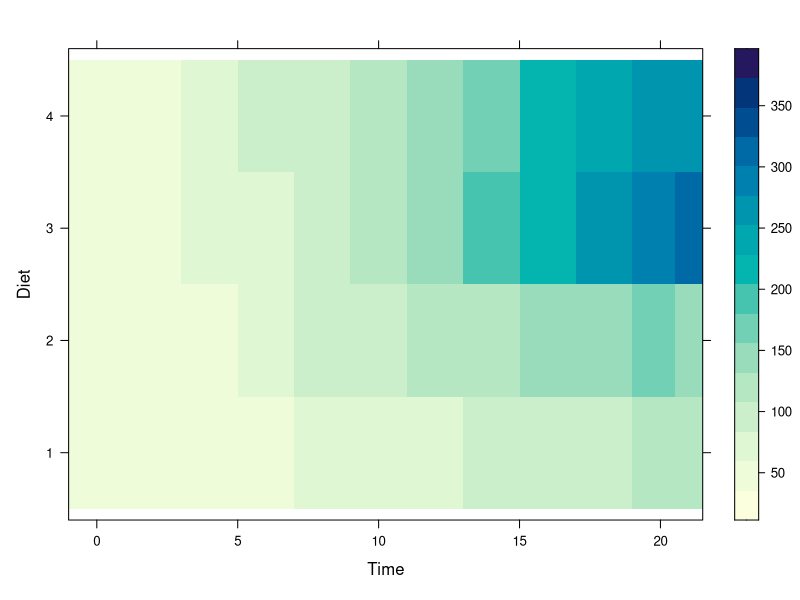
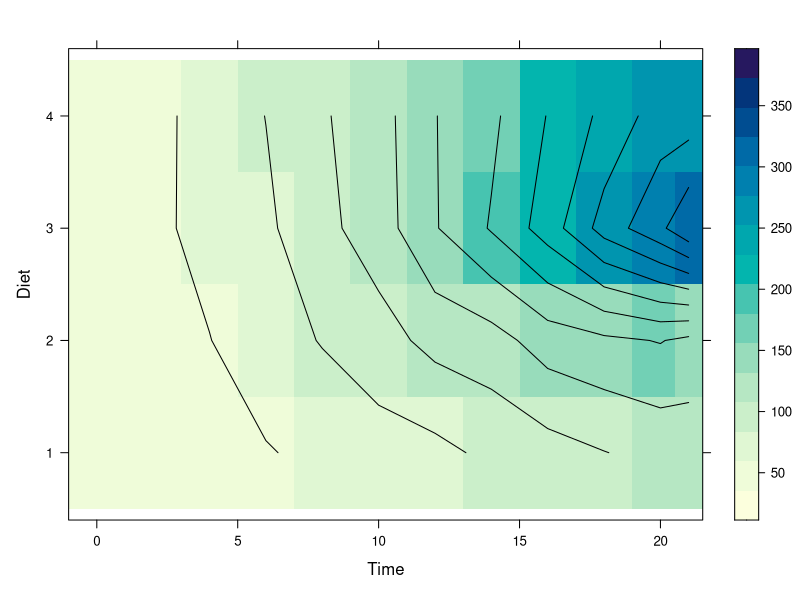
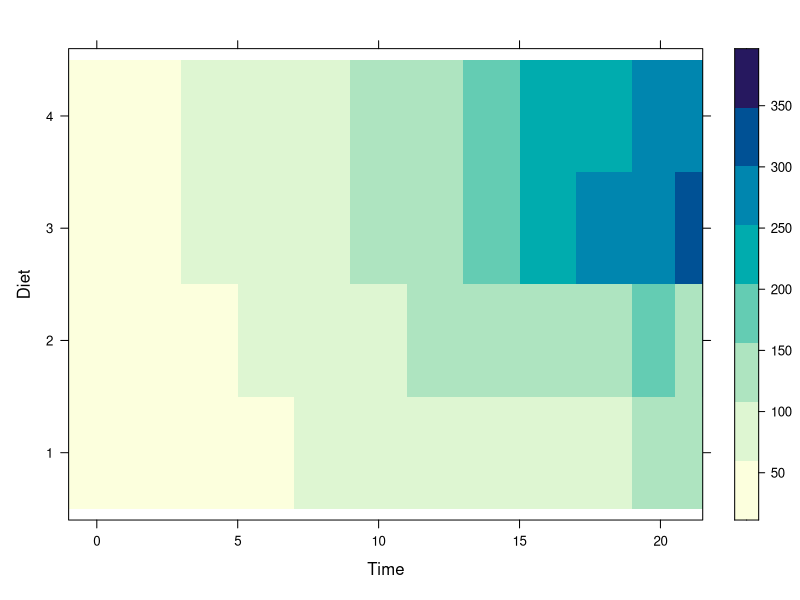
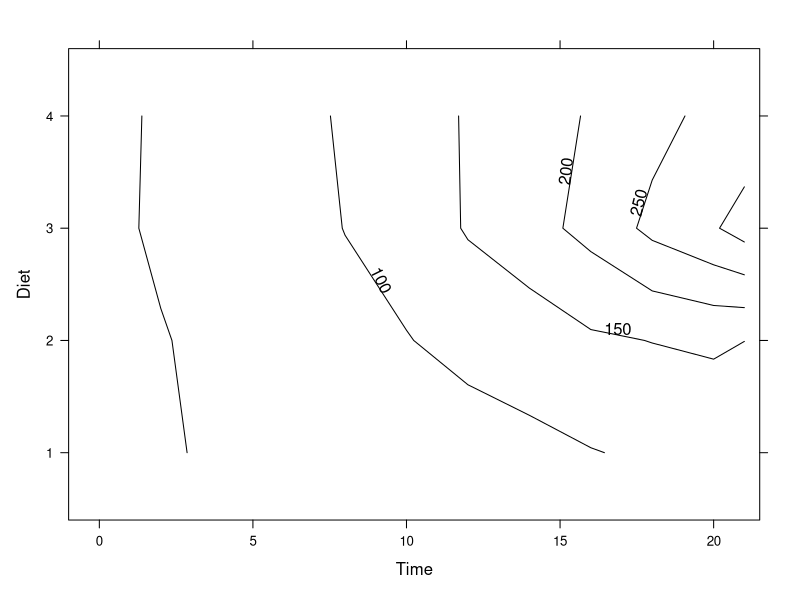
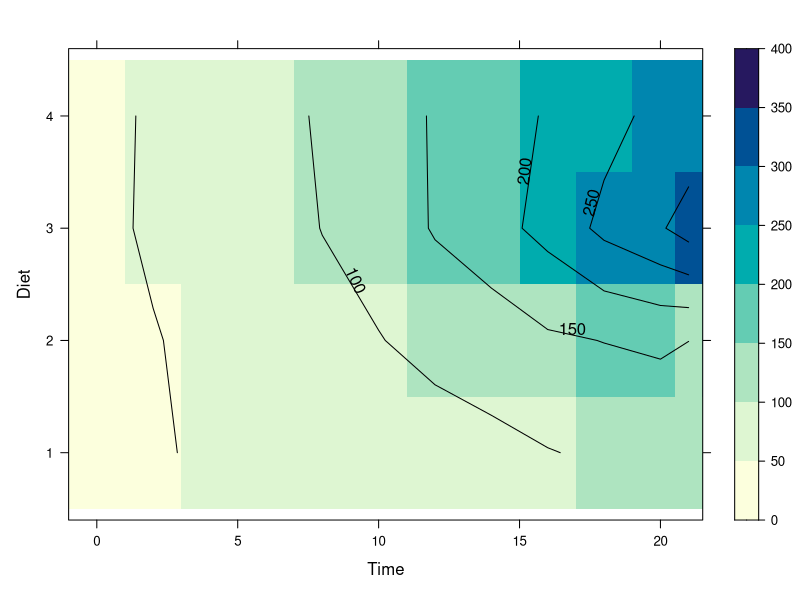
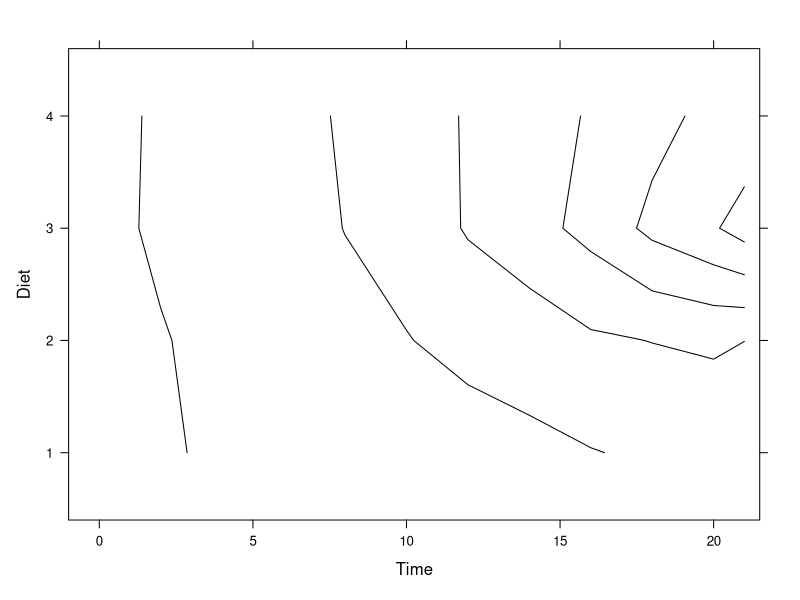
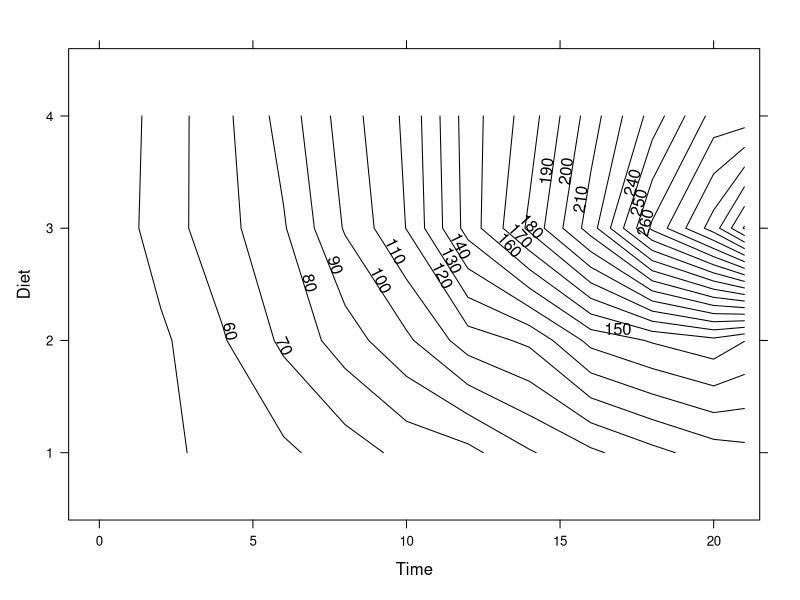

Here is the R script that generated these plots, in order:
# lattice levelplot & contourplot

library(lattice)

names(ChickWeight) # review names of columns

# using exact same setup as cloud and wireframe
levelplot( weight ~ Time + Diet, data = ChickWeight)
levelplot( weight ~ Time + Diet, data = ChickWeight, contour=TRUE) # adds lines
levelplot( weight ~ Time + Diet, data = ChickWeight, cuts=7) # default cuts = 15

contourplot( weight ~ Time + Diet, data = ChickWeight)
contourplot( weight ~ Time + Diet, data = ChickWeight, region=TRUE) # adds levels
contourplot( weight ~ Time + Diet, data = ChickWeight, labels = FALSE) # removes labels from lines
contourplot( weight ~ Time + Diet, data = ChickWeight, cuts=30) 


